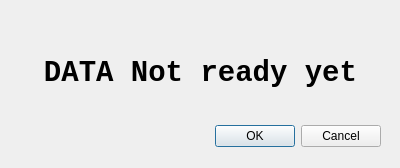
<?xml version="1.0" encoding="UTF-8"?>
<ui version="4.0">
 <class>Dialog</class>
 <widget class="QDialog" name="Dialog">
  <property name="geometry">
   <rect>
    <x>0</x>
    <y>0</y>
    <width>400</width>
    <height>168</height>
   </rect>
  </property>
  <property name="windowTitle">
   <string>Dialog</string>
  </property>
  <widget class="QDialogButtonBox" name="buttonBox">
   <property name="geometry">
    <rect>
     <x>20</x>
     <y>120</y>
     <width>361</width>
     <height>32</height>
    </rect>
   </property>
   <property name="orientation">
    <enum>Qt::Horizontal</enum>
   </property>
   <property name="standardButtons">
    <set>QDialogButtonBox::Cancel|QDialogButtonBox::Ok</set>
   </property>
  </widget>
  <widget class="QLabel" name="label">
   <property name="geometry">
    <rect>
     <x>20</x>
     <y>17</y>
     <width>361</width>
     <height>111</height>
    </rect>
   </property>
   <property name="font">
    <font>
     <family>Consolas</family>
     <pointsize>22</pointsize>
     <weight>75</weight>
     <italic>false</italic>
     <bold>true</bold>
    </font>
   </property>
   <property name="text">
    <string>DATA Not ready yet</string>
   </property>
   <property name="alignment">
    <set>Qt::AlignCenter</set>
   </property>
  </widget>
 </widget>
 <resources/>
 <connections>
  <connection>
   <sender>buttonBox</sender>
   <signal>accepted()</signal>
   <receiver>Dialog</receiver>
   <slot>accept()</slot>
   <hints>
    <hint type="sourcelabel">
     <x>248</x>
     <y>254</y>
    </hint>
    <hint type="destinationlabel">
     <x>157</x>
     <y>274</y>
    </hint>
   </hints>
  </connection>
  <connection>
   <sender>buttonBox</sender>
   <signal>rejected()</signal>
   <receiver>Dialog</receiver>
   <slot>reject()</slot>
   <hints>
    <hint type="sourcelabel">
     <x>316</x>
     <y>260</y>
    </hint>
    <hint type="destinationlabel">
     <x>286</x>
     <y>274</y>
    </hint>
   </hints>
  </connection>
 </connections>
</ui>
